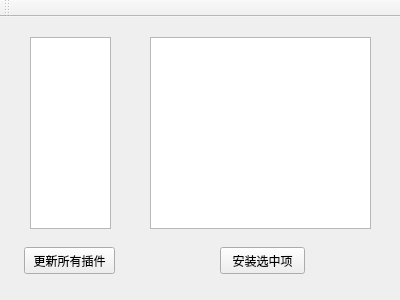
<?xml version="1.0" encoding="UTF-8"?>
<ui version="4.0">
 <class>MainWindow</class>
 <widget class="QMainWindow" name="MainWindow">
  <property name="geometry">
   <rect>
    <x>0</x>
    <y>0</y>
    <width>400</width>
    <height>300</height>
   </rect>
  </property>
  <property name="windowTitle">
   <string>Woobuntu安装向导</string>
  </property>
  <widget class="QWidget" name="centralWidget">
   <widget class="QListWidget" name="listWidget_script_root">
    <property name="geometry">
     <rect>
      <x>150</x>
      <y>20</y>
      <width>221</width>
      <height>192</height>
     </rect>
    </property>
   </widget>
   <widget class="QPushButton" name="pushButton">
    <property name="geometry">
     <rect>
      <x>220</x>
      <y>230</y>
      <width>85</width>
      <height>27</height>
     </rect>
    </property>
    <property name="text">
     <string>安装选中项</string>
    </property>
   </widget>
   <widget class="QListWidget" name="listWidget_script_category">
    <property name="geometry">
     <rect>
      <x>30</x>
      <y>20</y>
      <width>81</width>
      <height>192</height>
     </rect>
    </property>
   </widget>
   <widget class="QPushButton" name="pushButton_update">
    <property name="geometry">
     <rect>
      <x>24</x>
      <y>230</y>
      <width>91</width>
      <height>27</height>
     </rect>
    </property>
    <property name="text">
     <string>更新所有插件</string>
    </property>
   </widget>
  </widget>
  <widget class="QToolBar" name="mainToolBar">
   <attribute name="toolBarArea">
    <enum>TopToolBarArea</enum>
   </attribute>
   <attribute name="toolBarBreak">
    <bool>false</bool>
   </attribute>
  </widget>
 </widget>
 <layoutdefault spacing="6" margin="11"/>
 <resources/>
 <connections/>
</ui>
